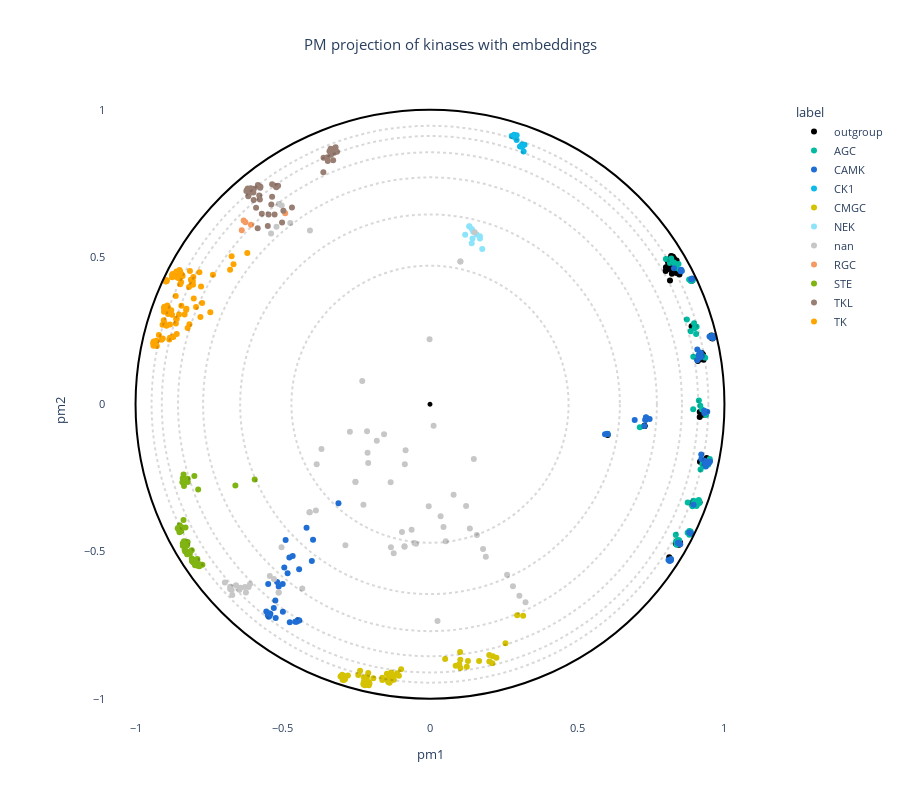

The cell this chart's notebook holds for it:
### Code cell
# OPTIONS =================================================
#Here you can set different parameters to color & annotate the resulting projection:
title = "PM projection of kinases with embeddings" 
#----------------------------------------------------------
# Select the coloring from annotation .csv file:
labels_name = "label"
# Select classes to label among the "labels_name" or "second_labels_name" column (comma separated list):
second_labels_name = ""
labels_text = []
show_text = False
#----------------------------------------------------------
# Use a custom color palette:
color_palette = true_palette #Default: None
use_custom_palette = True
#==========================================================


#Check projection visualization parameters
#Labels name
if labels_name == "":
    labels_name = None
elif labels_name not in annotation_names:
    raise NameError(f"labels_name {labels_name} is not in the availables annotations.\nAvailables annotations: {annotation_names}")
#Second labels name
if second_labels_name == "":
    second_labels_name = None
elif second_labels_name not in annotation_names:
    raise NameError(f'"second_labels_name" {second_labels_name} is not in the availables annotations.\nAvailables annotations: {annotation_names}')

if not use_custom_palette:
    color_palette = None

#Plot graph
fig = plot_embedding_interactive(df_embedding, 
                                 labels_name = labels_name,
                                 second_labels_name = second_labels_name, 
                                 show_text = show_text,
                                 labels_text = labels_text,
                                 color_palette = color_palette, 
                                 title = title, 
                                 fontsize = 11)
fig.show()

### Figure 1 — Plotly figure (JSON) as saved in the notebook; plotly's stock layout.template omitted (floating-point values rounded to 4 significant figures; data arrays with more than 128 entries replaced by an {"elided": "..."} marker saying what was removed)
{"data": [{"customdata": {"elided": "62x3 mixed values"}, "hovertemplate": "<b>%{hovertext}</b><br><br>label=%{customdata[2]}<br>pm1=%{x}<br>pm2=%{y}<br>proteins_id=%{customdata[0]}<br>accession=%{customdata[1]}<extra></extra>", "hovertext": ["outgroup", "outgroup", "outgroup", "outgroup", "outgroup", "outgroup", "outgroup", "outgroup", "outgroup", "outgroup", "outgroup", "outgroup", "outgroup", "outgroup", "outgroup", "outgroup", "outgroup", "outgroup", "outgroup", "outgroup", "outgroup", "outgroup", "outgroup", "outgroup", "outgroup", "outgroup", "outgroup", "outgroup", "outgroup", "outgroup", "outgroup", "outgroup", "outgroup", "outgroup", "outgroup", "outgroup", "outgroup", "outgroup", "outgroup", "outgroup", "outgroup", "outgroup", "outgroup", "outgroup", "outgroup", "outgroup", "outgroup", "outgroup", "outgroup", "outgroup", "outgroup", "outgroup", "outgroup", "outgroup", "outgroup", "outgroup", "outgroup", "outgroup", "outgroup", "outgroup", "outgroup", "outgroup"], "legendgroup": "outgroup", "marker": {"color": "black", "symbol": "circle"}, "mode": "markers", "name": "outgroup", "orientation": "v", "showlegend": true, "type": "scatter", "x": [0.8884, 0.9585, 0.9559, 0.9487, 0.8215, 0.8367, 0.9159, 0.8949, 0.9597, 0.9072, 0.8151, 0.8276, 0.8471, 0.8063, 0.8014, 0.8003, 0.8246, 0.808, 0.8375, 0.9559, 0.9553, 0.8141, 0.9169, 0.8125, 0.8823, 0.9096, 0.8514, 0.7285, 0.8464, 0.9623, 0.8892, 0.9487, 0.8179, 0.8425, 0.9397, 0.9155, 0.7285, 0.8918, 0.8347, 0.6034, 0.8326, 0.9193, 0.8162, 0.8288, 0.9277, 0.8834, 0.8492, 0.8901, 0.929, 0.9231, 0.8981, 0.7282, 0.9161, 0.9292, 0.8809, 0.8848, 0.8226, 0.8251, 0.8101, 0.8188, 0.8837, 0.8089], "xaxis": "x", "y": [0.2651, 0.2271, 0.2248, -0.1893, 0.4429, 0.4461, -0.04304, -0.3343, 0.2233, -0.3357, 0.4203, 0.4708, 0.4407, 0.4893, 0.4655, 0.4528, 0.449, 0.4596, 0.488, 0.2311, 0.2334, -0.527, -0.1953, -0.5198, -0.433, 0.1468, 0.4539, -0.07375, -0.4768, 0.228, -0.3366, -0.1927, 0.4751, -0.476, -0.183, -0.3326, -0.07369, 0.4257, -0.4726, -0.1041, 0.4797, 0.1525, 0.4597, 0.4948, 0.1684, -0.4359, -0.4699, 0.4198, 0.1515, 0.1741, -0.3391, -0.07374, -0.02613, -0.03564, -0.4392, -0.4408, 0.5021, 0.5013, 0.4915, 0.5038, -0.439, 0.4797], "yaxis": "y"}, {"customdata": {"elided": "64x3 mixed values"}, "hovertemplate": "<b>%{hovertext}</b><br><br>label=%{customdata[2]}<br>pm1=%{x}<br>pm2=%{y}<br>proteins_id=%{customdata[0]}<br>accession=%{customdata[1]}<extra></extra>", "hovertext": ["AGC", "AGC", "AGC", "AGC", "AGC", "AGC", "AGC", "AGC", "AGC", "AGC", "AGC", "AGC", "AGC", "AGC", "AGC", "AGC", "AGC", "AGC", "AGC", "AGC", "AGC", "AGC", "AGC", "AGC", "AGC", "AGC", "AGC", "AGC", "AGC", "AGC", "AGC", "AGC", "AGC", "AGC", "AGC", "AGC", "AGC", "AGC", "AGC", "AGC", "AGC", "AGC", "AGC", "AGC", "AGC", "AGC", "AGC", "AGC", "AGC", "AGC", "AGC", "AGC", "AGC", "AGC", "AGC", "AGC", "AGC", "AGC", "AGC", "AGC", "AGC", "AGC", "AGC", "AGC"], "legendgroup": "AGC", "marker": {"color": "#00bba1", "symbol": "circle"}, "mode": "markers", "name": "AGC", "orientation": "v", "showlegend": true, "type": "scatter", "x": [0.8191, 0.8192, 0.8236, 0.8824, 0.8365, 0.8147, 0.9312, 0.8463, 0.6016, 0.83, 0.9443, 0.9614, 0.9024, 0.8482, 0.8289, 0.8854, 0.8987, 0.9132, 0.7335, 0.895, 0.9127, 0.8799, 0.881, 0.9071, 0.9249, 0.9347, 0.8806, 0.8752, 0.9502, 0.8967, 0.886, 0.8842, 0.8912, 0.8413, 0.9589, 0.953, 0.9374, 0.8925, 0.7125, 0.9279, 0.8439, 0.916, 0.8373, 0.8867, 0.927, 0.8356, 0.9055, 0.9051, 0.8349, 0.8749, 0.8938, 0.918, 0.8942, 0.9189, 0.9037, 0.8724, 0.6032, 0.8893, 0.885, 0.924, 0.8912, 0.914, 0.8011, 0.9151], "xaxis": "x", "y": [0.4951, 0.4877, 0.4826, -0.4407, 0.4631, 0.4798, -0.2109, -0.4622, -0.1, 0.4771, -0.2057, 0.2299, -0.331, 0.4571, 0.4812, 0.2481, 0.2585, 0.01241, -0.04469, -0.3278, -0.3254, 0.4236, -0.4428, -0.3403, -0.2034, 0.1579, -0.4308, -0.3338, -0.1859, 0.2749, 0.4186, 0.4227, -0.3464, -0.4614, 0.2329, 0.2284, -0.0366, 0.421, -0.07847, 0.1628, 0.4766, 0.1755, -0.477, 0.4213, -0.1936, -0.466, 0.2629, -0.3458, -0.4429, -0.4361, -0.01733, -0.005255, 0.1615, -0.2218, 0.2384, 0.2878, -0.1014, 0.4226, -0.4325, -0.01781, 0.4234, -0.3296, 0.4932, -0.3357], "yaxis": "y"}, {"customdata": {"elided": "83x3 mixed values"}, "hovertemplate": "<b>%{hovertext}</b><br><br>label=%{customdata[2]}<br>pm1=%{x}<br>pm2=%{y}<br>proteins_id=%{customdata[0]}<br>accession=%{customdata[1]}<extra></extra>", "hovertext": ["CAMK", "CAMK", "CAMK", "CAMK", "CAMK", "CAMK", "CAMK", "CAMK", "CAMK", "CAMK", "CAMK", "CAMK", "CAMK", "CAMK", "CAMK", "CAMK", "CAMK", "CAMK", "CAMK", "CAMK", "CAMK", "CAMK", "CAMK", "CAMK", "CAMK", "CAMK", "CAMK", "CAMK", "CAMK", "CAMK", "CAMK", "CAMK", "CAMK", "CAMK", "CAMK", "CAMK", "CAMK", "CAMK", "CAMK", "CAMK", "CAMK", "CAMK", "CAMK", "CAMK", "CAMK", "CAMK", "CAMK", "CAMK", "CAMK", "CAMK", "CAMK", "CAMK", "CAMK", "CAMK", "CAMK", "CAMK", "CAMK", "CAMK", "CAMK", "CAMK", "CAMK", "CAMK", "CAMK", "CAMK", "CAMK", "CAMK", "CAMK", "CAMK", "CAMK", "CAMK", "CAMK", "CAMK", "CAMK", "CAMK", "CAMK", "CAMK", "CAMK", "CAMK", "CAMK", "CAMK", "CAMK", "CAMK", "CAMK"], "legendgroup": "CAMK", "marker": {"color": "#1f6ed4", "symbol": "circle"}, "mode": "markers", "name": "CAMK", "orientation": "v", "showlegend": true, "type": "scatter", "x": [0.81, 0.9556, 0.9214, 0.8184, 0.8139, 0.7281, 0.7315, 0.9211, 0.9493, 0.9198, 0.9416, 0.8873, 0.8863, 0.6027, 0.6027, 0.9148, 0.853, 0.8444, 0.8902, 0.8804, 0.7335, 0.9475, 0.9328, 0.8949, 0.932, 0.9577, 0.7311, 0.9342, 0.5943, 0.9407, 0.7458, 0.8498, 0.9509, 0.9075, 0.912, 0.9623, 0.9317, 0.8514, 0.8286, 0.9314, 0.9594, 0.9605, 0.8183, 0.9369, 0.9078, 0.8889, 0.9381, 0.6952, 0.9594, 0.8554, 0.7338, 0.9228, 0.8418, -0.5139, -0.5192, -0.5495, -0.5003, -0.524, -0.5305, -0.4995, -0.542, -0.5471, -0.556, -0.5444, -0.5476, -0.5509, -0.4762, -0.5252, -0.3109, -0.453, -0.4496, -0.4485, -0.4437, -0.4578, -0.3972, -0.4193, -0.4013, -0.4837, -0.4949, -0.4904, -0.4776, -0.4445, -0.4663], "xaxis": "x", "y": [-0.5292, 0.2272, -0.1856, -0.5256, -0.5323, -0.07372, -0.05338, -0.1706, 0.2304, 0.1751, -0.02567, 0.4242, -0.4377, -0.1014, -0.1014, 0.1583, 0.4565, -0.47, 0.4271, -0.4357, -0.0448, -0.1996, -0.1973, -0.3415, -0.1917, 0.2298, -0.05306, -0.2037, -0.1022, -0.1956, -0.04976, -0.4753, -0.1943, 0.1493, 0.1667, 0.2257, -0.02967, 0.4516, 0.4615, -0.02198, 0.2247, 0.2322, -0.5299, -0.2117, 0.1862, 0.425, -0.2001, -0.05373, 0.2285, 0.4527, -0.04475, 0.1624, -0.471, -0.6192, -0.6033, -0.6101, -0.6107, -0.7256, -0.6921, -0.7044, -0.7114, -0.7096, -0.704, -0.7185, -0.722, -0.7166, -0.74, -0.6669, -0.3364, -0.7383, -0.7351, -0.7327, -0.7347, -0.7389, -0.4598, -0.4195, -0.532, -0.5737, -0.5547, -0.4609, -0.5201, -0.5604, -0.5151], "yaxis": "y"}, {"customdata": [[210, "P48729", "CK1"], [211, "Q8N752", "CK1"], [212, "P48730", "CK1"], [213, "P49674", "CK1"], [214, "P78368", "CK1"], [215, "Q9HCP0", "CK1"], [216, "Q9Y6M4", "CK1"], [217, "Q5TCY1", "CK1"], [218, "Q6IQ55", "CK1"], [219, "Q86Y07", "CK1"], [220, "Q8IV63", "CK1"], [221, "Q99986", "CK1"]], "hovertemplate": "<b>%{hovertext}</b><br><br>label=%{customdata[2]}<br>pm1=%{x}<br>pm2=%{y}<br>proteins_id=%{customdata[0]}<br>accession=%{customdata[1]}<extra></extra>", "hovertext": ["CK1", "CK1", "CK1", "CK1", "CK1", "CK1", "CK1", "CK1", "CK1", "CK1", "CK1", "CK1"], "legendgroup": "CK1", "marker": {"color": "#0dbae9", "symbol": "circle"}, "mode": "markers", "name": "CK1", "orientation": "v", "showlegend": true, "type": "scatter", "x": [0.2855, 0.2868, 0.2943, 0.2895, 0.2774, 0.2829, 0.2943, 0.3055, 0.3125, 0.3209, 0.3179, 0.3129], "xaxis": "x", "y": [0.9153, 0.9084, 0.9137, 0.9114, 0.9107, 0.9089, 0.8975, 0.8753, 0.8825, 0.8815, 0.8584, 0.8748], "yaxis": "y"}, {"customdata": {"elided": "65x3 mixed values"}, "hovertemplate": "<b>%{hovertext}</b><br><br>label=%{customdata[2]}<br>pm1=%{x}<br>pm2=%{y}<br>proteins_id=%{customdata[0]}<br>accession=%{customdata[1]}<extra></extra>", "hovertext": ["CMGC", "CMGC", "CMGC", "CMGC", "CMGC", "CMGC", "CMGC", "CMGC", "CMGC", "CMGC", "CMGC", "CMGC", "CMGC", "CMGC", "CMGC", "CMGC", "CMGC", "CMGC", "CMGC", "CMGC", "CMGC", "CMGC", "CMGC", "CMGC", "CMGC", "CMGC", "CMGC", "CMGC", "CMGC", "CMGC", "CMGC", "CMGC", "CMGC", "CMGC", "CMGC", "CMGC", "CMGC", "CMGC", "CMGC", "CMGC", "CMGC", "CMGC", "CMGC", "CMGC", "CMGC", "CMGC", "CMGC", "CMGC", "CMGC", "CMGC", "CMGC", "CMGC", "CMGC", "CMGC", "CMGC", "CMGC", "CMGC", "CMGC", "CMGC", "CMGC", "CMGC", "CMGC", "CMGC", "CMGC", "CMGC"], "legendgroup": "CMGC", "marker": {"color": "#d5c203", "symbol": "circle"}, "mode": "markers", "name": "CMGC", "orientation": "v", "showlegend": true, "type": "scatter", "x": [-0.2145, -0.2056, -0.2134, -0.2256, -0.2076, -0.1619, -0.225, -0.2259, -0.2096, -0.1925, -0.2074, -0.2149, -0.2137, -0.2131, -0.2221, -0.2204, -0.2098, -0.2147, -0.1622, -0.2205, -0.2247, -0.1321, -0.1413, -0.133, -0.1229, -0.1361, -0.09813, -0.1118, -0.1055, 0.1034, 0.09925, 0.103, 0.08718, 0.2257, 0.05145, 0.2135, 0.1668, 0.1022, 0.2015, 0.125, 0.1289, 0.2117, 0.2013, -0.1417, -0.1375, -0.2911, -0.3009, -0.3038, -0.2375, -0.2967, -0.2941, -0.2883, -0.2923, -0.2979, -0.2918, -0.2973, -0.2437, -0.2788, -0.2954, -0.1464, -0.1467, -0.1211, 0.3162, 0.296, 0.2564], "xaxis": "x", "y": [-0.9441, -0.9487, -0.924, -0.9476, -0.954, -0.9367, -0.9277, -0.9514, -0.9517, -0.9309, -0.9441, -0.9489, -0.9513, -0.9443, -0.953, -0.9427, -0.9127, -0.9362, -0.9292, -0.9543, -0.9433, -0.911, -0.9302, -0.938, -0.9354, -0.922, -0.9001, -0.9133, -0.9218, -0.896, -0.8829, -0.8673, -0.8883, -0.861, -0.8653, -0.8559, -0.8722, -0.8415, -0.8736, -0.8916, -0.8717, -0.8793, -0.8514, -0.9432, -0.9458, -0.93, -0.9229, -0.9246, -0.9049, -0.9354, -0.9344, -0.9328, -0.9362, -0.9188, -0.9235, -0.9293, -0.9192, -0.921, -0.9222, -0.9149, -0.9345, -0.9211, -0.7187, -0.7165, -0.8118], "yaxis": "y"}, {"customdata": [[287, "P51956", "NEK"], [288, "Q6P3R8", "NEK"], [289, "Q96PY6", "NEK"], [290, "Q6ZWH5", "NEK"], [291, "Q8NG66", "NEK"], [292, "P51955", "NEK"], [293, "P51957", "NEK"], [294, "Q8TDX7", "NEK"], [295, "Q9HC98", "NEK"], [296, "Q86SG6", "NEK"], [297, "Q8TD19", "NEK"]], "hovertemplate": "<b>%{hovertext}</b><br><br>label=%{customdata[2]}<br>pm1=%{x}<br>pm2=%{y}<br>proteins_id=%{customdata[0]}<br>accession=%{customdata[1]}<extra></extra>", "hovertext": ["NEK", "NEK", "NEK", "NEK", "NEK", "NEK", "NEK", "NEK", "NEK", "NEK", "NEK"], "legendgroup": "NEK", "marker": {"color": "#8ce4fa", "symbol": "circle"}, "mode": "markers", "name": "NEK", "orientation": "v", "showlegend": true, "type": "scatter", "x": [0.1335, 0.1337, 0.1194, 0.1774, 0.1587, 0.1696, 0.1467, 0.1417, 0.1444, 0.1426, 0.1694], "xaxis": "x", "y": [0.6039, 0.6041, 0.5759, 0.5274, 0.5767, 0.5632, 0.5862, 0.547, 0.5628, 0.5943, 0.5704], "yaxis": "y"}, {"customdata": {"elided": "72x3 mixed values"}, "hovertemplate": "<b>%{hovertext}</b><br><br>label=%{customdata[2]}<br>pm1=%{x}<br>pm2=%{y}<br>proteins_id=%{customdata[0]}<br>accession=%{customdata[1]}<extra></extra>", "hovertext": ["nan", "nan", "nan", "nan", "nan", "nan", "nan", "nan", "nan", "nan", "nan", "nan", "nan", "nan", "nan", "nan", "nan", "nan", "nan", "nan", "nan", "nan", "nan", "nan", "nan", "nan", "nan", "nan", "nan", "nan", "nan", "nan", "nan", "nan", "nan", "nan", "nan", "nan", "nan", "nan", "nan", "nan", "nan", "nan", "nan", "nan", "nan", "nan", "nan", "nan", "nan", "nan", "nan", "nan", "nan", "nan", "nan", "nan", "nan", "nan", "nan", "nan", "nan", "nan", "nan", "nan", "nan", "nan", "nan", "nan", "nan", "nan"], "legendgroup": "nan", "marker": {"color": "#c7c7c7", "symbol": "circle"}, "mode": "markers", "name": "nan", "orientation": "v", "showlegend": true, "type": "scatter", "x": [-0.6477, -0.6587, -0.6432, 0.1489, 0.1226, -0.5139, -0.5139, 0.3244, -0.4744, -0.2302, -0.1337, -0.2261, -0.2531, -0.2532, -0.2721, -0.3848, 0.02549, -0.5037, -0.001487, -0.2138, 0.103, 0.1035, -0.4092, -0.4086, -0.3876, 0.05347, 0.1591, 0.1802, 0.1896, 0.03597, 0.04592, -0.5135, -0.1233, -0.6715, -0.0473, 0.01214, 0.2617, 0.3036, -0.1327, 0.2817, -0.6112, -0.6251, -0.5042, -0.6159, -0.6284, -0.5398, 0.08013, -0.09514, -0.08659, -0.08656, 0.1353, -0.004332, -0.4078, -0.05292, -0.06246, -0.21, -0.2121, -0.5213, -0.1806, -0.53, -0.5442, -0.4339, -0.2873, 0.1517, -0.08293, -0.08552, -0.156, -0.3685, -0.6737, -0.6787, -0.6967, -0.6785], "xaxis": "x", "y": [-0.6296, -0.6149, -0.6233, -0.1861, -0.3456, -0.6396, -0.6396, -0.6726, 0.6153, 0.07903, -0.2649, -0.3416, -0.2635, -0.2639, -0.09379, -0.2038, -0.7365, 0.6751, 0.2205, -0.09198, 0.485, 0.4851, -0.3668, -0.367, -0.3612, -0.465, -0.4442, -0.4914, -0.5179, -0.3801, -0.4173, 0.6805, -0.5057, -0.6482, -0.4737, -0.07324, -0.5789, -0.6501, -0.486, -0.6182, -0.6104, -0.639, -0.4861, -0.6205, -0.6209, 0.5799, -0.3071, -0.4336, -0.4824, -0.4839, -0.4216, -0.3463, 0.59, -0.4711, -0.4259, -0.1998, -0.1644, 0.6027, -0.1241, -0.5936, -0.5834, -0.6255, -0.4792, 0.5842, -0.1561, -0.204, -0.1018, -0.1519, -0.6308, -0.6276, -0.6052, -0.6196], "yaxis": "y"}, {"customdata": [[370, "P16066", "RGC"], [371, "P20594", "RGC"], [372, "P25092", "RGC"], [373, "P51841", "RGC"], [374, "Q02846", "RGC"]], "hovertemplate": "<b>%{hovertext}</b><br><br>label=%{customdata[2]}<br>pm1=%{x}<br>pm2=%{y}<br>proteins_id=%{customdata[0]}<br>accession=%{customdata[1]}<extra></extra>", "hovertext": ["RGC", "RGC", "RGC", "RGC", "RGC"], "legendgroup": "RGC", "marker": {"color": "#f59a62", "symbol": "circle"}, "mode": "markers", "name": "RGC", "orientation": "v", "showlegend": true, "type": "scatter", "x": [-0.6329, -0.6267, -0.6393, -0.6081, -0.4919], "xaxis": "x", "y": [0.6241, 0.6183, 0.5909, 0.61, 0.6484], "yaxis": "y"}, {"customdata": {"elided": "47x3 mixed values"}, "hovertemplate": "<b>%{hovertext}</b><br><br>label=%{customdata[2]}<br>pm1=%{x}<br>pm2=%{y}<br>proteins_id=%{customdata[0]}<br>accession=%{customdata[1]}<extra></extra>", "hovertext": ["STE", "STE", "STE", "STE", "STE", "STE", "STE", "STE", "STE", "STE", "STE", "STE", "STE", "STE", "STE", "STE", "STE", "STE", "STE", "STE", "STE", "STE", "STE", "STE", "STE", "STE", "STE", "STE", "STE", "STE", "STE", "STE", "STE", "STE", "STE", "STE", "STE", "STE", "STE", "STE", "STE", "STE", "STE", "STE", "STE", "STE", "STE"], "legendgroup": "STE", "marker": {"color": "#80b412", "symbol": "circle"}, "mode": "markers", "name": "STE", "orientation": "v", "showlegend": true, "type": "scatter", "x": [-0.6609, -0.5954, -0.8229, -0.7873, -0.8354, -0.8396, -0.8368, -0.8409, -0.8227, -0.8003, -0.8223, -0.8264, -0.8091, -0.8394, -0.7831, -0.8346, -0.8039, -0.8179, -0.8315, -0.8333, -0.8091, -0.8231, -0.8303, -0.798, -0.7901, -0.7886, -0.7729, -0.7912, -0.8002, -0.8372, -0.8005, -0.8254, -0.8395, -0.832, -0.8155, -0.8357, -0.7825, -0.8297, -0.8083, -0.825, -0.8569, -0.8501, -0.8535, -0.8507, -0.8446, -0.8429, -0.8473], "xaxis": "x", "y": [-0.2758, -0.2553, -0.2533, -0.2892, -0.2777, -0.2514, -0.2382, -0.2648, -0.2642, -0.2433, -0.507, -0.5014, -0.5242, -0.4723, -0.5501, -0.4782, -0.5377, -0.5013, -0.5001, -0.4951, -0.4959, -0.4675, -0.419, -0.5467, -0.5258, -0.5481, -0.5455, -0.541, -0.5346, -0.393, -0.5282, -0.4795, -0.4808, -0.4848, -0.5079, -0.4652, -0.5433, -0.4756, -0.5331, -0.5096, -0.4211, -0.411, -0.4256, -0.435, -0.4306, -0.4177, -0.4198], "yaxis": "y"}, {"customdata": {"elided": "43x3 mixed values"}, "hovertemplate": "<b>%{hovertext}</b><br><br>label=%{customdata[2]}<br>pm1=%{x}<br>pm2=%{y}<br>proteins_id=%{customdata[0]}<br>accession=%{customdata[1]}<extra></extra>", "hovertext": ["TKL", "TKL", "TKL", "TKL", "TKL", "TKL", "TKL", "TKL", "TKL", "TKL", "TKL", "TKL", "TKL", "TKL", "TKL", "TKL", "TKL", "TKL", "TKL", "TKL", "TKL", "TKL", "TKL", "TKL", "TKL", "TKL", "TKL", "TKL", "TKL", "TKL", "TKL", "TKL", "TKL", "TKL", "TKL", "TKL", "TKL", "TKL", "TKL", "TKL", "TKL", "TKL", "TKL"], "legendgroup": "TKL", "marker": {"color": "#997e73", "symbol": "circle"}, "mode": "markers", "name": "TKL", "orientation": "v", "showlegend": true, "type": "scatter", "x": [-0.5159, -0.5255, -0.5361, -0.5219, -0.5758, -0.5768, -0.498, -0.5024, -0.5998, -0.6105, -0.6159, -0.6189, -0.5979, -0.5852, -0.6207, -0.6172, -0.6237, -0.6085, -0.5778, -0.5799, -0.5988, -0.5712, -0.5509, -0.5906, -0.5363, -0.5483, -0.5389, -0.4688, -0.3257, -0.329, -0.3278, -0.3374, -0.3207, -0.3364, -0.3615, -0.3414, -0.3481, -0.3472, -0.3622, -0.3161, -0.5823, -0.5846, -0.5278], "xaxis": "x", "y": [0.7424, 0.742, 0.7469, 0.7367, 0.7384, 0.7349, 0.6574, 0.617, 0.719, 0.7181, 0.7264, 0.7326, 0.7321, 0.5977, 0.7297, 0.7065, 0.7239, 0.7336, 0.6953, 0.7088, 0.6933, 0.6465, 0.6051, 0.6671, 0.705, 0.6442, 0.6783, 0.6681, 0.8539, 0.8289, 0.8664, 0.8675, 0.8724, 0.8475, 0.8373, 0.859, 0.8387, 0.8262, 0.7882, 0.8578, 0.7395, 0.7445, 0.6448], "yaxis": "y"}, {"customdata": {"elided": "94x3 mixed values"}, "hovertemplate": "<b>%{hovertext}</b><br><br>label=%{customdata[2]}<br>pm1=%{x}<br>pm2=%{y}<br>proteins_id=%{customdata[0]}<br>accession=%{customdata[1]}<extra></extra>", "hovertext": ["TK", "TK", "TK", "TK", "TK", "TK", "TK", "TK", "TK", "TK", "TK", "TK", "TK", "TK", "TK", "TK", "TK", "TK", "TK", "TK", "TK", "TK", "TK", "TK", "TK", "TK", "TK", "TK", "TK", "TK", "TK", "TK", "TK", "TK", "TK", "TK", "TK", "TK", "TK", "TK", "TK", "TK", "TK", "TK", "TK", "TK", "TK", "TK", "TK", "TK", "TK", "TK", "TK", "TK", "TK", "TK", "TK", "TK", "TK", "TK", "TK", "TK", "TK", "TK", "TK", "TK", "TK", "TK", "TK", "TK", "TK", "TK", "TK", "TK", "TK", "TK", "TK", "TK", "TK", "TK", "TK", "TK", "TK", "TK", "TK", "TK", "TK", "TK", "TK", "TK", "TK", "TK", "TK", "TK"], "legendgroup": "TK", "marker": {"color": "orange", "symbol": "circle"}, "mode": "markers", "name": "TK", "orientation": "v", "showlegend": true, "type": "scatter", "x": [-0.8508, -0.8614, -0.9116, -0.9077, -0.8788, -0.8282, -0.8503, -0.8402, -0.8446, -0.8454, -0.9083, -0.9015, -0.8048, -0.8059, -0.8612, -0.8612, -0.8334, -0.8612, -0.8272, -0.8899, -0.9034, -0.8975, -0.8919, -0.897, -0.8894, -0.9034, -0.889, -0.9, -0.9026, -0.9023, -0.8444, -0.8634, -0.8761, -0.8631, -0.8752, -0.8736, -0.8737, -0.8755, -0.8832, -0.9042, -0.8644, -0.8553, -0.855, -0.6789, -0.6673, -0.6205, -0.6737, -0.7797, -0.746, -0.7738, -0.7946, -0.7832, -0.7371, -0.7775, -0.8483, -0.8486, -0.8065, -0.8963, -0.8973, -0.8975, -0.8959, -0.8957, -0.8763, -0.8037, -0.8186, -0.8153, -0.8023, -0.8489, -0.9301, -0.9402, -0.9372, -0.929, -0.9385, -0.9391, -0.935, -0.9207, -0.9279, -0.8523, -0.8948, -0.817, -0.8232, -0.8603, -0.8718, -0.8852, -0.8832, -0.8733, -0.8609, -0.8553, -0.8097, -0.8076, -0.8121, -0.8972, -0.8959, -0.8935], "xaxis": "x", "y": [0.4563, 0.4508, 0.2193, 0.2232, 0.3189, 0.3198, 0.4362, 0.4355, 0.4423, 0.4144, 0.2703, 0.2752, 0.4062, 0.4195, 0.2899, 0.2899, 0.3048, 0.2899, 0.3241, 0.3068, 0.3139, 0.3243, 0.3354, 0.3285, 0.3279, 0.3269, 0.3196, 0.3209, 0.3233, 0.3308, 0.3342, 0.3676, 0.304, 0.2746, 0.4403, 0.4389, 0.4427, 0.4379, 0.2708, 0.2852, 0.4419, 0.4446, 0.45, 0.4567, 0.4756, 0.5138, 0.5028, 0.2965, 0.3123, 0.3438, 0.3299, 0.4483, 0.4395, 0.3995, 0.4287, 0.4072, 0.4167, 0.4188, 0.4171, 0.419, 0.4173, 0.4195, 0.4314, 0.4318, 0.398, 0.4526, 0.3593, 0.4516, 0.2085, 0.2074, 0.2066, 0.2155, 0.2131, 0.1991, 0.2019, 0.2354, 0.1979, 0.3052, 0.2663, 0.2717, 0.2592, 0.2382, 0.2283, 0.2197, 0.2256, 0.2302, 0.4318, 0.4292, 0.4079, 0.4128, 0.4228, 0.4207, 0.4212, 0.4195], "yaxis": "y"}], "layout": {"font": {"size": 11}, "height": 800, "legend": {"title": {"text": "label"}, "tracegroupgap": 0}, "plot_bgcolor": "rgba(0, 0, 0, 0)", "shapes": [{"line": {"color": "black", "dash": "dot"}, "opacity": 0.15, "type": "circle", "x0": -0.4706, "x1": 0.4706, "y0": -0.4706, "y1": 0.4706}, {"line": {"color": "black", "dash": "dot"}, "opacity": 0.15, "type": "circle", "x0": -0.6447, "x1": 0.6447, "y0": -0.6447, "y1": 0.6447}, {"line": {"color": "black", "dash": "dot"}, "opacity": 0.15, "type": "circle", "x0": -0.7705, "x1": 0.7705, "y0": -0.7705, "y1": 0.7705}, {"line": {"color": "black", "dash": "dot"}, "opacity": 0.15, "type": "circle", "x0": -0.8557, "x1": 0.8557, "y0": -0.8557, "y1": 0.8557}, {"line": {"color": "black", "dash": "dot"}, "opacity": 0.15, "type": "circle", "x0": -0.9108, "x1": 0.9108, "y0": -0.9108, "y1": 0.9108}, {"line": {"color": "black", "dash": "dot"}, "opacity": 0.15, "type": "circle", "x0": -0.9455, "x1": 0.9455, "y0": -0.9455, "y1": 0.9455}, {"line": {"color": "Black"}, "type": "circle", "x0": -1, "x1": 1, "xref": "x", "y0": -1, "y1": 1, "yref": "y"}, {"fillcolor": "Black", "line": {"color": "Black"}, "type": "circle", "x0": -0.005, "x1": 0.005, "xref": "x", "y0": -0.005, "y1": 0.005, "yref": "y"}], "title": {"text": "PM projection of kinases with embeddings", "x": 0.5}, "xaxis": {"anchor": "y", "constrain": "domain", "domain": [0, 1], "range": [-1.1, 1.1], "title": {"text": "pm1"}}, "yaxis": {"anchor": "x", "domain": [0, 1], "scaleanchor": "x", "scaleratio": 1, "title": {"text": "pm2"}}, "yaxis2": {"layer": "below traces", "matches": "y", "overlaying": "y"}}}
